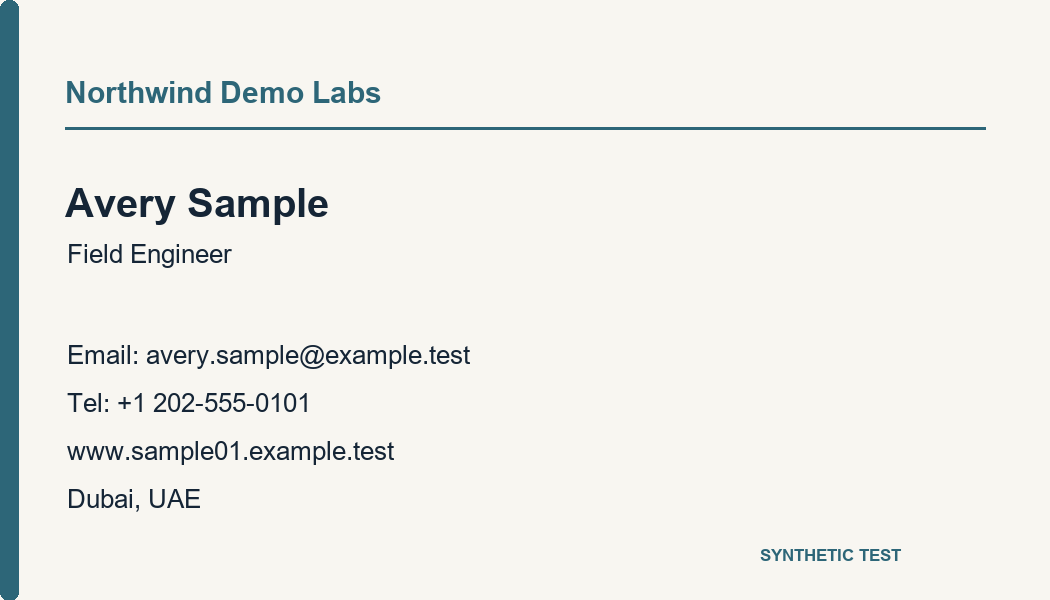
#> input picture output/synthetic_cards/card_01_normal.png, 1050 x 600 px; its folder holds only this picture in this run
$ python make_contact_sheet.py
#> lines starting #> are read from the running program, lines starting #| are printed output that depends on the picture
from PIL import Image, ImageDraw, ImageFont
from pathlib import Path
p=Path(r'C:\Users\Administrator\Desktop\Aventure\CardLens\output\synthetic_cards')
files=sorted(p.glob('card_*.png'))
out=Image.new('RGB',(1600,1000),'white')
#> out: PIL image 1600x1000 RGB; every value is 255
d=ImageDraw.Draw(out)
f=ImageFont.truetype(r'C:\Windows\Fonts\arial.ttf',20)
for i,x in enumerate(files):
    im=Image.open(x); im.thumbnail((360,155))
#> further down, im is the input picture: PIL image 1050x600 RGB; mean R, G, B 238.6, 238.6, 234.6
#> after `im.thumbnail((360, 155))`:
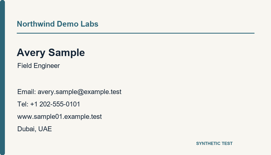
#> im: PIL image 271x155 RGB; mean R, G, B 238.6, 238.6, 234.6
    xx=(i%4)*400+20; yy=(i//4)*200+10
    out.paste(im,(xx,yy+28)); d.text((xx,yy),x.stem,fill='black',font=f)
#> after `out.paste(im, (xx, yy + 28))`:
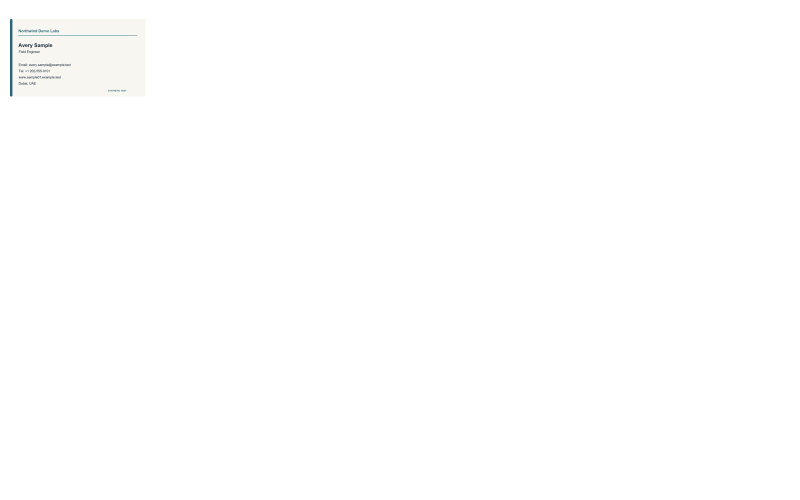
#> out: PIL image 1600x1000 RGB (shown at 1/2 size); mean R, G, B 254.6, 254.6, 254.5
out.save(p/'contact_sheet.png')

$ run again, on output/synthetic_cards/card_02_normal.png
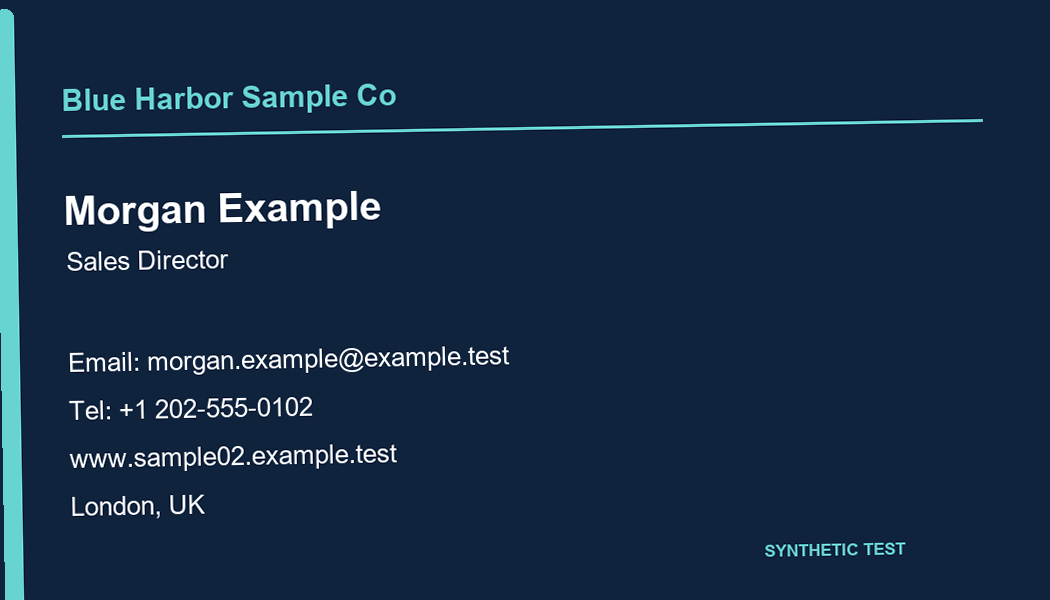
#> input picture output/synthetic_cards/card_02_normal.png, 1050 x 600 px
#> im is the input picture: PIL image 1050x600 RGB; mean R, G, B 22.5, 43.5, 68.3
#> `im.thumbnail((360, 155))`:
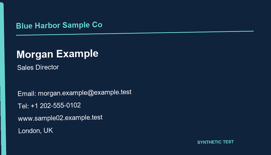
#> im: PIL image 271x155 RGB; mean R, G, B 22.5, 43.5, 68.3
#> `out.paste(im, (xx, yy + 28))`:
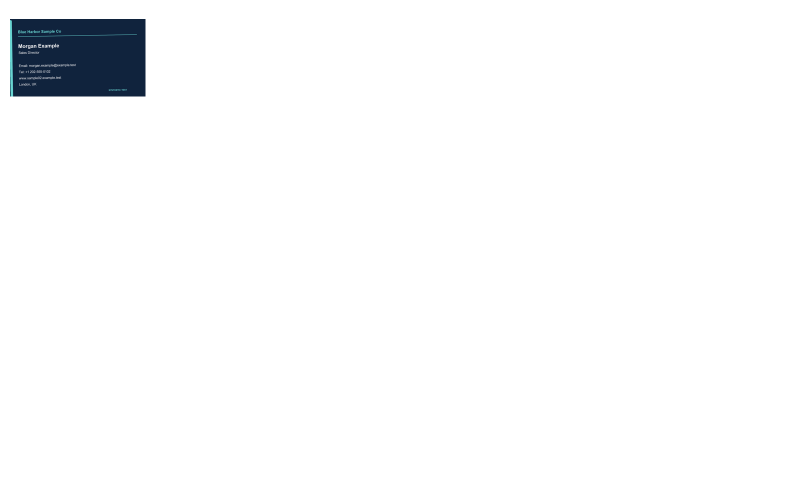
#> out: PIL image 1600x1000 RGB (shown at 1/2 size); mean R, G, B 248.9, 249.4, 250.1
